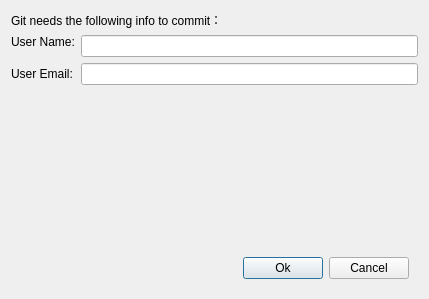
<?xml version="1.0" encoding="UTF-8"?>
<ui version="4.0">
 <class>GitUserConfigDialog</class>
 <widget class="QDialog" name="GitUserConfigDialog">
  <property name="geometry">
   <rect>
    <x>0</x>
    <y>0</y>
    <width>429</width>
    <height>299</height>
   </rect>
  </property>
  <property name="windowTitle">
   <string>Fill User Info</string>
  </property>
  <layout class="QGridLayout" name="gridLayout">
   <item row="3" column="1">
    <widget class="QLineEdit" name="txtUserEmail"/>
   </item>
   <item row="3" column="0">
    <widget class="QLabel" name="label_2">
     <property name="text">
      <string>User Email:</string>
     </property>
    </widget>
   </item>
   <item row="1" column="1" rowspan="2">
    <widget class="QLineEdit" name="txtUserName"/>
   </item>
   <item row="6" column="0" colspan="2">
    <widget class="QWidget" name="widget" native="true">
     <layout class="QHBoxLayout" name="horizontalLayout">
      <item>
       <spacer name="horizontalSpacer">
        <property name="orientation">
         <enum>Qt::Horizontal</enum>
        </property>
        <property name="sizeHint" stdset="0">
         <size>
          <width>40</width>
          <height>20</height>
         </size>
        </property>
       </spacer>
      </item>
      <item>
       <widget class="QPushButton" name="btnOk">
        <property name="text">
         <string>Ok</string>
        </property>
       </widget>
      </item>
      <item>
       <widget class="QPushButton" name="btnCancel">
        <property name="text">
         <string>Cancel</string>
        </property>
       </widget>
      </item>
     </layout>
    </widget>
   </item>
   <item row="5" column="0">
    <spacer name="verticalSpacer">
     <property name="orientation">
      <enum>Qt::Vertical</enum>
     </property>
     <property name="sizeHint" stdset="0">
      <size>
       <width>20</width>
       <height>40</height>
      </size>
     </property>
    </spacer>
   </item>
   <item row="1" column="0">
    <widget class="QLabel" name="label">
     <property name="text">
      <string>User Name:</string>
     </property>
    </widget>
   </item>
   <item row="0" column="0" colspan="2">
    <widget class="QLabel" name="label_3">
     <property name="text">
      <string>Git needs the following info to commit：</string>
     </property>
     <property name="wordWrap">
      <bool>true</bool>
     </property>
    </widget>
   </item>
  </layout>
 </widget>
 <resources/>
 <connections/>
</ui>
